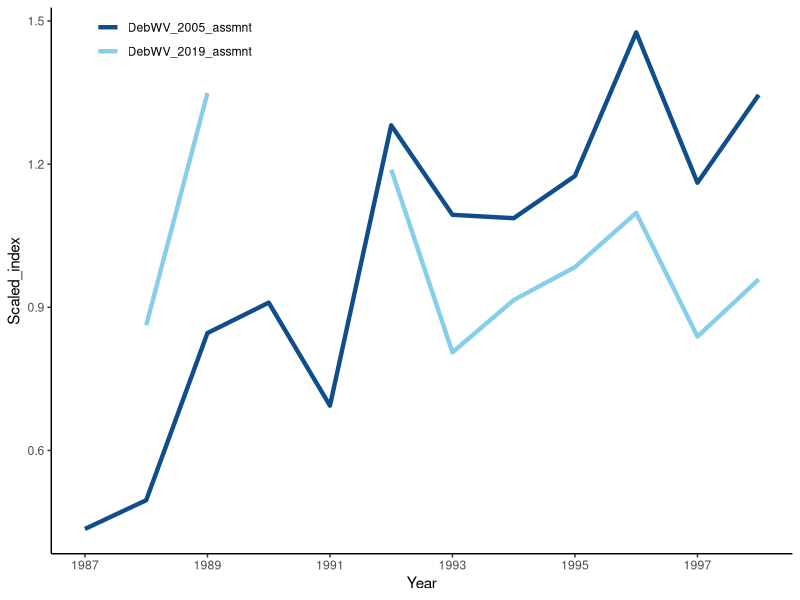

Reproduce this figure in R.
library(ggplot2)
library(dplyr)
library(tidyr)
setwd('C:/GopherBlackYellow2019/txt_files')

#Compare the 2005 to 2019 index from Deb's data
Deb = read.csv('DebWV_Index_compare_2005_2019.csv', header=T)

#Plot of MRFSS indices for north and south and GBY and gopher only
Deb = Deb %>%
      select(Year, DebWV_2005_assmnt,DebWV_2019_assmnt) %>%
  gather(Source, Scaled_index, DebWV_2005_assmnt,DebWV_2019_assmnt) 

out.dir = "C:/GopherBlackYellow2019/Figures/"
png(filename = paste0(out.dir,"DebWV_index_compare.png"),
    width = 6, height = 4, units = "in", pointsize = 12, res=300)
#x11()
ggplot(Deb, aes(x=Year, y = Scaled_index, colour=Source)) +
  geom_line(lwd = 1.5) +
  scale_color_manual(values=c("dodgerblue4","skyblue")) +
  theme(panel.grid.major = element_blank(), 
        panel.grid.minor = element_blank(),
        panel.background = element_blank(),
        panel.border = element_blank(),
        axis.line = element_line(colour = "black"),
        legend.justification = c(0, 1), 
        legend.position = c(0.05,1)) +
  theme(legend.title=element_blank()) +
  scale_x_continuous(breaks = seq(1987,1999, by = 2)) 

dev.off()
